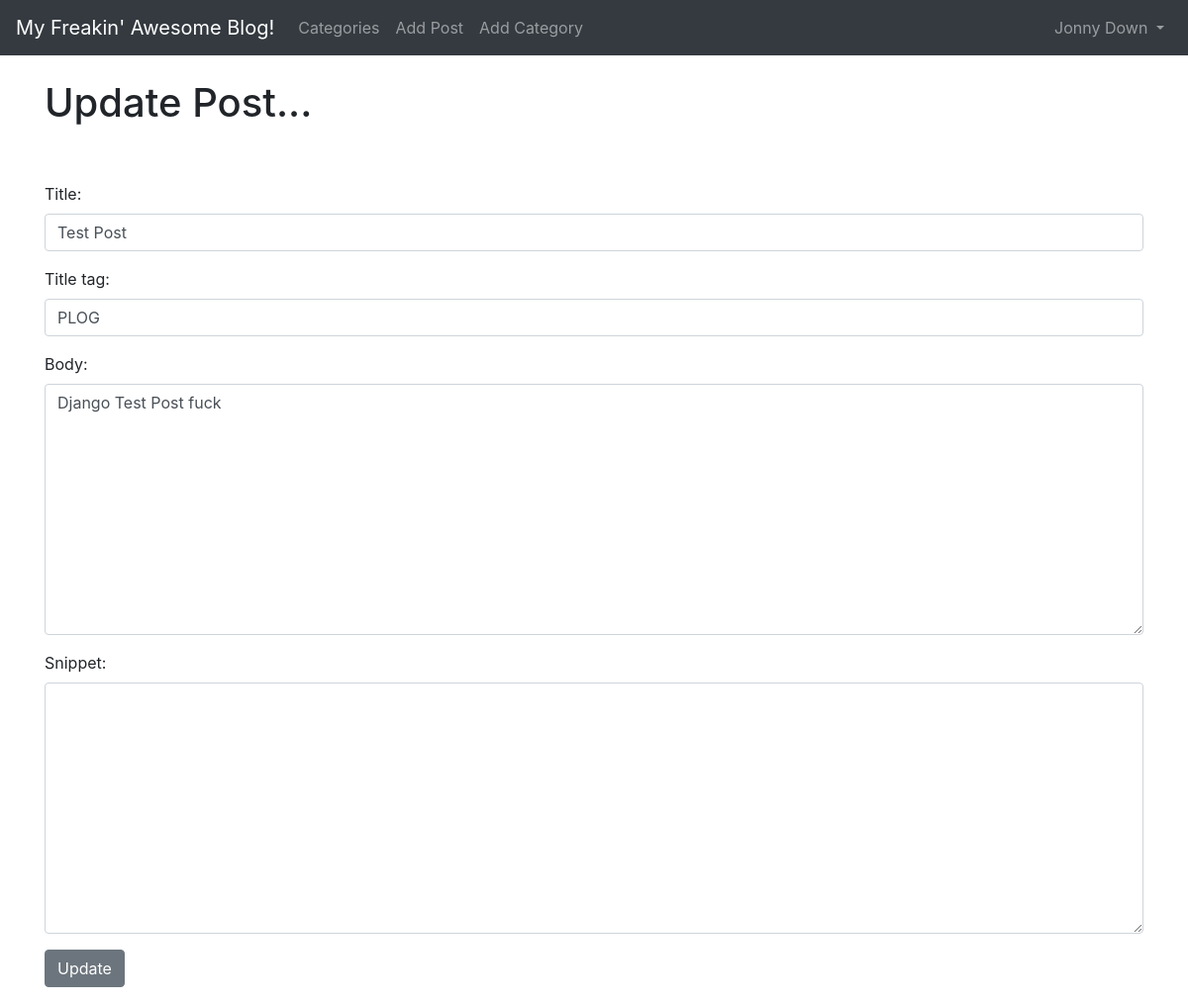
Screenshot of /article/edit/1 (signed in) with the database file from the repository.
### plogyn/models.py (models this page shows, shortened)
class Post(models.Model):
	title = models.CharField(max_length=255)
	header_image = models.ImageField(null=True, blank=True, upload_to="images/")
	title_tag = models.CharField(max_length=255)
	author = models.ForeignKey(User, on_delete=models.CASCADE)
	body = RichTextField(blank=True, null=True)
	post_date = models.DateField(auto_now_add=True)
	category = models.CharField(max_length=255, default='coding')
	snippet = models.CharField(max_length=255)
	likes = models.ManyToManyField(User, related_name='blog_posts')

### plogyn/views.py (the view)
# urls.py: path('article/edit/<int:pk>', UpdatePostView.as_view(), name='update_post'),
class UpdatePostView(UpdateView):
	model = Post
	form_class = EditForm
	template_name = 'update_post.html'

### plogyn/forms.py
class EditForm(forms.ModelForm):
	class Meta:
		model = Post
		fields = ('title', 'title_tag', 'body', 'snippet')
		widgets = {
			'title': forms.TextInput(attrs={'class': 'form-control'}),
			'title_tag': forms.TextInput(attrs={'class': 'form-control'}),
			'body': forms.Textarea(attrs={'class': 'form-control'}),
			'snippet': forms.Textarea(attrs={'class': 'form-control'}),
		}

### plogyn/templates/update_post.html (shortened to what this page needs)
{% extends 'base.html' %}
{% block content %}
{% if user.is_authenticated %}
	{% if user.id == post.author.id %}
		<h1>Update Post...</h1>
		<br/><br/>
		<div class="form-group">
			<form method="POST">
				{{ form.as_p }}
				<button class="btn btn-secondary">Update</button>
		</div>
	{% else %}
			You're not allowed here! (and you know it...)
	{% endif %}
{% else %}
You're not allowed here! (and you know it...)
{% endif %}
{% endblock %}

### plogyn/templates/base.html (shortened to what this page needs)
{% load static %}
<!doctype html>
<html lang="en">
  <head>
    <link rel="stylesheet" href="https://stackpath.bootstrapcdn.com/bootstrap/4.4.1/css/bootstrap.min.css">
  </head>
  <body>
    <nav class="navbar navbar-expand-lg navbar-dark bg-dark">
  <a class="navbar-brand" href="{% url 'home' %}">My Freakin' Awesome Blog!</a>
  <div class="collapse navbar-collapse" id="navbarSupportedContent">
    <ul class="navbar-nav mr-auto">
      {% if cat_menu %}
      <li class="nav-item dropdown">
        <a class="nav-link dropdown-toggle" href="#" id="navbarDropdown" role="button" data-toggle="dropdown" aria-haspopup="true" aria-expanded="false">
          Categories
        </a>
        <div class="dropdown-menu" aria-labelledby="navbarDropdown">
          {% for item in cat_menu %}
           <a class="dropdown-item" href="{% url 'category' item|slugify %}">{{ item }}</a>
          {% endfor %}
        </div>
      </li>
      {% else %}
        <li class="nav-item">
            <a class="nav-link" href="{% url 'category-list' %}">Categories</a>
        </li>
      {% endif %}
      {% if user.is_authenticated %}
        <li class="nav-item">
          <a class="nav-link" href="{% url 'add_post' %}">Add Post</a>
        </li>
        <li class="nav-item">
          <a class="nav-link" href="{% url 'add_category' %}">Add Category</a>
        </li>
      {% endif %}
    </ul>
{% if user.is_authenticated %}
    <ul class="navbar-nav ml-auto">
      <li class="nav-item dropdown">
          <a class="nav-link dropdown-toggle" href="#" id="navbarDropdown" role="button" data-toggle="dropdown" aria-haspopup="true" aria-expanded="false">
            {{ user.first_name }}
            {{ user.last_name }}
          </a>
      </li>
    </ul>
{% endif %}
  </div>
</nav>
    <br/>
    <div class="container">
      {% block content %}
      {% endblock %}
    </div>
  </body>
</html>

### rows the page displays
Post: title "Test Post", title_tag "PLOG", body "Django Test Post fuck"

### other values shown
{{ user.first_name }} "Jonny"
{{ user.last_name }} "Down"
